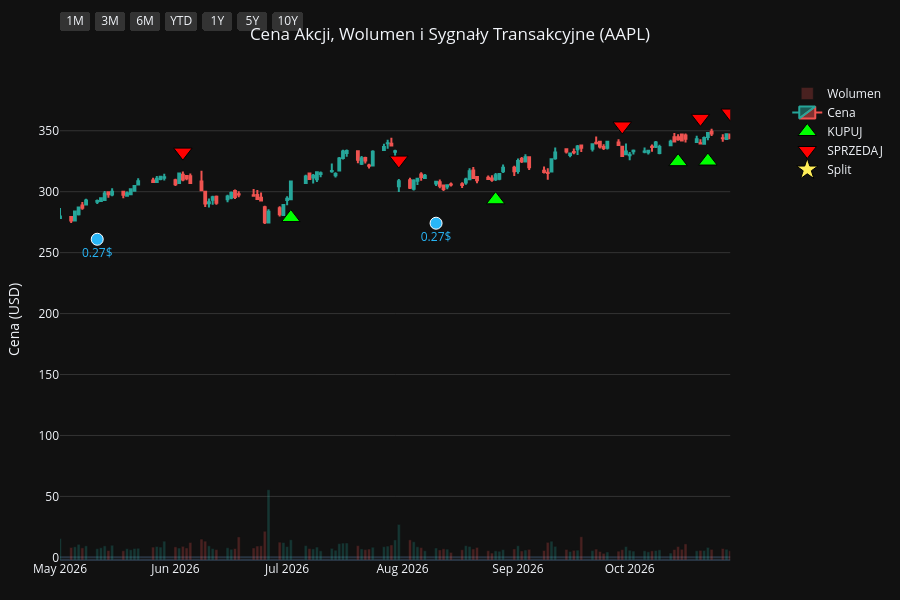
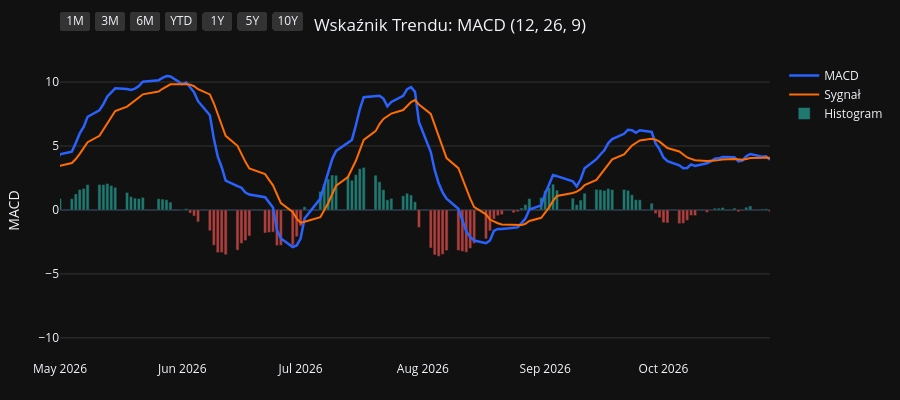
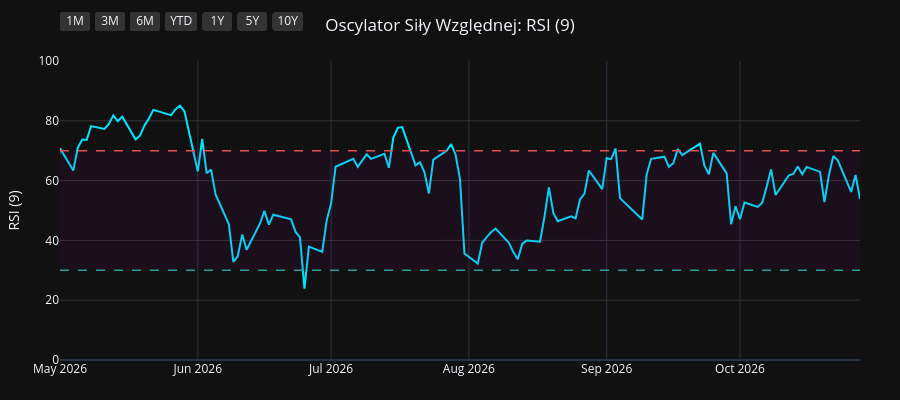
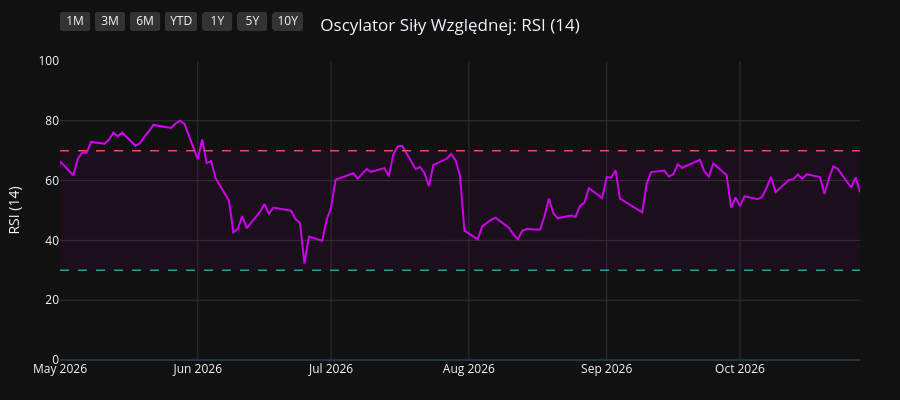

The notebook cell these images were saved under, in order:
### Code cell
import os
import yfinance as yf
import pandas as pd
import pandas_ta as ta
import plotly.graph_objects as go
from plotly.subplots import make_subplots

# 1. Pobranie i przygotowanie danych
symbol = os.environ.get("STOCK_TICKER", "").strip().upper()
if not symbol:
    raise RuntimeError("Set STOCK_TICKER before running price_extractor.ipynb")
df = yf.Ticker(symbol).history(period="10y")
df.index = df.index.tz_localize(None)

# Wskaźniki i sygnały
df.ta.macd(fast=12, slow=26, signal=9, append=True)
df.ta.rsi(length=9, append=True)
df.ta.rsi(length=14, append=True)
df.ta.rsi(length=21, append=True)
df.dropna(inplace=True)

macd = df['MACD_12_26_9']
signal = df['MACDs_12_26_9']
wczorajszy_macd = macd.shift(1)
wczorajszy_signal = signal.shift(1)

df['Decyzja'] = 'BRAK'
df.loc[(macd > signal) & (wczorajszy_macd <= wczorajszy_signal), 'Decyzja'] = 'KUPUJ'
df.loc[(macd < signal) & (wczorajszy_macd >= wczorajszy_signal), 'Decyzja'] = 'SPRZEDAJ'

df_kupuj = df[df['Decyzja'] == 'KUPUJ']
df_sprzedaj = df[df['Decyzja'] == 'SPRZEDAJ']
df_dywidendy = df[df['Dividends'] > 0]
df_splity = df[df['Stock Splits'] > 0]

# Wspólna konfiguracja osi X
konfiguracja_osi_x = dict(
    type="date",
    showspikes=True, spikemode="across", spikesnap="cursor", spikedash="dot", spikecolor="#ffffff", spikethickness=1, hoverformat="%Y-%m-%d",
    rangeselector=dict(
        buttons=list([
            dict(count=1, label="1M", step="month", stepmode="backward"),
            dict(count=3, label="3M", step="month", stepmode="backward"),
            dict(count=6, label="6M", step="month", stepmode="backward"),
            dict(count=1, label="YTD", step="year", stepmode="todate"),
            dict(count=1, label="1Y", step="year", stepmode="backward"),
            dict(count=5, label="5Y", step="year", stepmode="backward"),
            dict(step="all", label="10Y")
        ]),
        bgcolor="#333333", activecolor="#2962ff", x=0, y=1.1
    )
)

# ==========================================
# WYKRES 1: CENA + WOLUMEN + SYGNAŁY
# ==========================================
fig1 = make_subplots(specs=[[{"secondary_y": True}]])

kolory_wolumenu = ['#26a69a' if row['Close'] >= row['Open'] else '#ef5350' for index, row in df.iterrows()]
fig1.add_trace(go.Bar(x=df.index, y=df['Volume'], marker_color=kolory_wolumenu, opacity=0.25, name='Wolumen'), secondary_y=True)
fig1.add_trace(go.Candlestick(x=df.index, open=df['Open'], high=df['High'], low=df['Low'], close=df['Close'], name='Cena', increasing_line_color='#26a69a', decreasing_line_color='#ef5350'), secondary_y=False)
fig1.add_trace(go.Scatter(x=df_kupuj.index, y=df_kupuj['Low'] * 0.95, customdata=df_kupuj[['Low', 'High']], mode='markers', marker=dict(symbol='triangle-up', size=16, color='#00ff00', line=dict(width=1, color='black')), name='KUPUJ', hovertemplate='KUPUJ<br>Najniższa: %{customdata[0]:.2f}<br>Najwyższa: %{customdata[1]:.2f}<extra></extra>'), secondary_y=False)
fig1.add_trace(go.Scatter(x=df_sprzedaj.index, y=df_sprzedaj['High'] * 1.05, customdata=df_sprzedaj[['Low', 'High']], mode='markers', marker=dict(symbol='triangle-down', size=16, color='#ff0000', line=dict(width=1, color='black')), name='SPRZEDAJ', hovertemplate='SPRZEDAJ<br>Najniższa: %{customdata[0]:.2f}<br>Najwyższa: %{customdata[1]:.2f}<extra></extra>'), secondary_y=False)

if not df_dywidendy.empty:
    fig1.add_trace(go.Scatter(x=df_dywidendy.index, y=df_dywidendy['Low'] * 0.90, mode='markers+text', marker=dict(symbol='circle', size=12, color='#29b6f6', line=dict(width=1, color='white')), text=df_dywidendy['Dividends'].apply(lambda x: f"{x}$"), textposition="bottom center", name='Dywidenda', showlegend=False, hovertemplate='Dywidenda: %{text}<extra></extra>', textfont=dict(color="#29b6f6")), secondary_y=False)
if not df_splity.empty:
                    fig1.add_trace(go.Scatter(x=df_splity.index, y=df_splity['High'], mode='markers+text', marker=dict(symbol='star', size=16, color='#ffee58', line=dict(width=1, color='black')), text=df_splity['Stock Splits'].apply(lambda x: f"{x:g}:1" if x >= 1 else f"1:{1 / x:g}"), textposition="top center", name='Split', hovertemplate='%{text}<extra></extra>', textfont=dict(color="#ffee58")), secondary_y=False)

fig1.update_layout(title=dict(text=f"Cena Akcji, Wolumen i Sygnały Transakcyjne ({symbol})", x=0.5, xanchor='center'), dragmode='pan', xaxis_rangeslider_visible=False, template='plotly_dark', height=600, hovermode='x unified', margin=dict(l=60, r=40, t=60, b=40))
fig1.update_xaxes(**konfiguracja_osi_x)
fig1.update_xaxes(range=[df.index.max() - pd.Timedelta(days=180), df.index.max()])
fig1.update_yaxes(title_text="Cena (USD)", secondary_y=False, gridcolor='#333333')
fig1.update_yaxes(range=[0, df['Volume'].max() * 4], showgrid=False, showticklabels=False, secondary_y=True)
fig1.show(config={'scrollZoom': True})

# ==========================================
# WYKRES 2: WSKAŹNIK MACD
# ==========================================
fig2 = go.Figure()
fig2.add_trace(go.Scatter(x=df.index, y=df['MACD_12_26_9'], line=dict(color='#2962ff', width=2.5), name='MACD'))
fig2.add_trace(go.Scatter(x=df.index, y=df['MACDs_12_26_9'], line=dict(color='#ff6d00', width=2), name='Sygnał'))
kolory_macd = ['#26a69a' if val >= 0 else '#ef5350' for val in df['MACDh_12_26_9']]
fig2.add_trace(go.Bar(x=df.index, y=df['MACDh_12_26_9'], marker_color=kolory_macd, name='Histogram', opacity=0.7))
fig2.update_layout(title=dict(text="Wskaźnik Trendu: MACD (12, 26, 9)", x=0.5, xanchor='center'), dragmode='pan', xaxis_rangeslider_visible=False, template='plotly_dark', height=400, hovermode='x unified', margin=dict(l=60, r=40, t=60, b=40))
fig2.update_xaxes(**konfiguracja_osi_x)
fig2.update_xaxes(range=[df.index.max() - pd.Timedelta(days=180), df.index.max()])
fig2.update_yaxes(title_text="MACD", gridcolor='#333333')
fig2.show(config={'scrollZoom': True})

# ==========================================
# WYKRES 3: OSCYLATOR RSI (9)
# ==========================================
fig3 = go.Figure()
fig3.add_trace(go.Scatter(x=df.index, y=df['RSI_9'], line=dict(color='#00e5ff', width=2), name='RSI (9)'))
fig3.add_hline(y=70, line_dash="dash", line_color="#ef5350", line_width=1.5)
fig3.add_hline(y=30, line_dash="dash", line_color="#26a69a", line_width=1.5)
fig3.add_hrect(y0=30, y1=70, line_width=0, fillcolor="purple", opacity=0.1)
fig3.update_layout(title=dict(text="Oscylator Siły Względnej: RSI (9)", x=0.5, xanchor='center'), dragmode='pan', xaxis_rangeslider_visible=False, template='plotly_dark', height=400, hovermode='x unified', margin=dict(l=60, r=40, t=60, b=40))
fig3.update_xaxes(**konfiguracja_osi_x)
fig3.update_xaxes(range=[df.index.max() - pd.Timedelta(days=180), df.index.max()])
fig3.update_yaxes(title_text="RSI (9)", range=[0, 100], gridcolor='#333333')
fig3.show(config={'scrollZoom': True})

# ==========================================
# WYKRES 4: OSCYLATOR RSI (14)
# ==========================================
fig4 = go.Figure()
fig4.add_trace(go.Scatter(x=df.index, y=df['RSI_14'], line=dict(color='#d500f9', width=2), name='RSI (14)'))
fig4.add_hline(y=70, line_dash="dash", line_color="#ef5350", line_width=1.5)
fig4.add_hline(y=30, line_dash="dash", line_color="#26a69a", line_width=1.5)
fig4.add_hrect(y0=30, y1=70, line_width=0, fillcolor="purple", opacity=0.1)
fig4.update_layout(title=dict(text="Oscylator Siły Względnej: RSI (14)", x=0.5, xanchor='center'), dragmode='pan', xaxis_rangeslider_visible=False, template='plotly_dark', height=400, hovermode='x unified', margin=dict(l=60, r=40, t=60, b=40))
fig4.update_xaxes(**konfiguracja_osi_x)
fig4.update_xaxes(range=[df.index.max() - pd.Timedelta(days=180), df.index.max()])
fig4.update_yaxes(title_text="RSI (14)", range=[0, 100], gridcolor='#333333')
fig4.show(config={'scrollZoom': True})

# ==========================================
# WYKRES 5: OSCYLATOR RSI (21)
# ==========================================
fig5 = go.Figure()
fig5.add_trace(go.Scatter(x=df.index, y=df['RSI_21'], line=dict(color='#64dd17', width=2), name='RSI (21)'))
fig5.add_hline(y=70, line_dash="dash", line_color="#ef5350", line_width=1.5)
fig5.add_hline(y=30, line_dash="dash", line_color="#26a69a", line_width=1.5)
fig5.add_hrect(y0=30, y1=70, line_width=0, fillcolor="purple", opacity=0.1)
fig5.update_layout(title=dict(text="Oscylator Siły Względnej: RSI (21)", x=0.5, xanchor='center'), dragmode='pan', xaxis_rangeslider_visible=False, template='plotly_dark', height=400, hovermode='x unified', margin=dict(l=60, r=40, t=60, b=40))
fig5.update_xaxes(**konfiguracja_osi_x)
fig5.update_xaxes(range=[df.index.max() - pd.Timedelta(days=180), df.index.max()])
fig5.update_yaxes(title_text="RSI (21)", range=[0, 100], gridcolor='#333333')
fig5.show(config={'scrollZoom': True})

### Figure 1 — Plotly figure (JSON) as saved in the notebook; plotly's stock layout.template omitted (floating-point values rounded to 4 significant figures; data arrays with more than 128 entries replaced by an {"elided": "..."} marker saying what was removed)
{"data": [{"marker": {"color": {"elided": "2479 str values"}}, "name": "Wolumen", "opacity": 0.25, "type": "bar", "x": {"elided": "2479 str values"}, "xaxis": "x", "y": {"elided": "2479 int values"}, "yaxis": "y2"}, {"close": {"elided": "2479 float values"}, "decreasing": {"line": {"color": "#ef5350"}}, "high": {"elided": "2479 float values"}, "increasing": {"line": {"color": "#26a69a"}}, "low": {"elided": "2479 float values"}, "name": "Cena", "open": {"elided": "2479 float values"}, "type": "candlestick", "x": {"elided": "2479 str values"}, "xaxis": "x", "yaxis": "y"}, {"customdata": {"elided": "91x2 float values"}, "hovertemplate": "KUPUJ<br>Najniższa: %{customdata[0]:.2f}<br>Najwyższa: %{customdata[1]:.2f}<extra></extra>", "marker": {"color": "#00ff00", "line": {"color": "black", "width": 1}, "size": 16, "symbol": "triangle-up"}, "mode": "markers", "name": "KUPUJ", "type": "scatter", "x": ["2017-01-09T00:00:00", "2017-01-25T00:00:00", "2017-02-01T00:00:00", "2017-05-01T00:00:00", "2017-07-10T00:00:00", "2017-08-29T00:00:00", "2017-10-06T00:00:00", "2017-12-18T00:00:00", "2018-01-08T00:00:00", "2018-02-14T00:00:00", "2018-04-10T00:00:00", "2018-05-02T00:00:00", "2018-06-06T00:00:00", "2018-07-09T00:00:00", "2018-08-01T00:00:00", "2018-10-02T00:00:00", "2018-12-03T00:00:00", "2018-12-12T00:00:00", "2018-12-28T00:00:00", "2019-03-12T00:00:00", "2019-04-02T00:00:00", "2019-04-18T00:00:00", "2019-06-06T00:00:00", "2019-07-23T00:00:00", "2019-08-19T00:00:00", "2019-09-05T00:00:00", "2019-10-07T00:00:00", "2019-12-16T00:00:00", "2020-03-27T00:00:00", "2020-06-08T00:00:00", "2020-07-08T00:00:00", "2020-07-20T00:00:00", "2020-07-31T00:00:00", "2020-10-01T00:00:00", "2020-11-06T00:00:00", "2020-12-01T00:00:00", "2021-01-22T00:00:00", "2021-03-15T00:00:00", "2021-06-07T00:00:00", "2021-08-17T00:00:00", "2021-08-31T00:00:00", "2021-10-14T00:00:00", "2021-11-17T00:00:00", "2022-02-01T00:00:00", "2022-03-18T00:00:00", "2022-05-27T00:00:00", "2022-06-23T00:00:00", "2022-10-17T00:00:00", "2022-11-11T00:00:00", "2023-01-09T00:00:00", "2023-03-16T00:00:00", "2023-04-19T00:00:00", "2023-05-01T00:00:00", "2023-05-05T00:00:00", "2023-05-18T00:00:00", "2023-05-31T00:00:00", "2023-06-27T00:00:00", "2023-08-25T00:00:00", "2023-10-04T00:00:00", "2023-11-02T00:00:00", "2023-12-08T00:00:00", "2023-12-13T00:00:00", "2024-01-19T00:00:00", "2024-03-18T00:00:00", "2024-04-25T00:00:00", "2024-06-05T00:00:00", "2024-06-07T00:00:00", "2024-06-11T00:00:00", "2024-07-02T00:00:00", "2024-08-14T00:00:00", "2024-09-20T00:00:00", "2024-10-10T00:00:00", "2024-11-19T00:00:00", "2025-01-29T00:00:00", "2025-03-25T00:00:00", "2025-04-15T00:00:00", "2025-05-12T00:00:00", "2025-06-06T00:00:00", "2025-06-23T00:00:00", "2025-08-07T00:00:00", "2025-09-03T00:00:00", "2025-09-19T00:00:00", "2025-10-23T00:00:00", "2025-11-28T00:00:00", "2026-01-28T00:00:00", "2026-02-24T00:00:00", "2026-03-31T00:00:00", "2026-07-02T00:00:00", "2026-08-26T00:00:00", "2026-10-14T00:00:00", "2026-10-22T00:00:00"], "xaxis": "x", "y": [25.75, 26.27, 27.73, 31.79, 31.57, 35.37, 34.17, 38.8, 38.59, 36.29, 38.21, 38.72, 42.92, 42.34, 44.13, 50.86, 40.81, 38.06, 34.81, 40.57, 43.21, 45.81, 41.36, 47.06, 47.87, 48.21, 51.47, 63.32, 56.61, 75.2, 86.47, 88.28, 92.66, 106.6, 107.1, 110.7, 124.5, 111.2, 115.5, 138.1, 140.2, 131.1, 140.1, 159.9, 148.4, 135.2, 126.2, 130.7, 134.7, 121.2, 141.7, 154.7, 157.6, 159.6, 161.5, 165.5, 173.8, 164.8, 160.3, 164.5, 181.8, 182.9, 177.2, 163.1, 158.0, 183.4, 182.7, 182.2, 202.4, 207.0, 214.4, 214.0, 213.8, 220.7, 207.8, 188.6, 195.5, 191.0, 188.1, 204.8, 221.8, 227.4, 244.2, 261.5, 241.1, 253.9, 234.3, 278.8, 293.4, 324.6, 325.2], "yaxis": "y"}, {"customdata": {"elided": "92x2 float values"}, "hovertemplate": "SPRZEDAJ<br>Najniższa: %{customdata[0]:.2f}<br>Najwyższa: %{customdata[1]:.2f}<extra></extra>", "marker": {"color": "#ff0000", "line": {"color": "black", "width": 1}, "size": 16, "symbol": "triangle-down"}, "mode": "markers", "name": "SPRZEDAJ", "type": "scatter", "x": ["2016-12-30T00:00:00", "2017-01-23T00:00:00", "2017-01-31T00:00:00", "2017-02-27T00:00:00", "2017-05-22T00:00:00", "2017-08-21T00:00:00", "2017-09-06T00:00:00", "2017-11-16T00:00:00", "2017-12-26T00:00:00", "2018-01-24T00:00:00", "2018-03-19T00:00:00", "2018-04-20T00:00:00", "2018-05-25T00:00:00", "2018-06-08T00:00:00", "2018-07-30T00:00:00", "2018-09-07T00:00:00", "2018-10-08T00:00:00", "2018-12-10T00:00:00", "2018-12-20T00:00:00", "2019-03-06T00:00:00", "2019-03-28T00:00:00", "2019-04-15T00:00:00", "2019-04-26T00:00:00", "2019-07-17T00:00:00", "2019-08-02T00:00:00", "2019-08-27T00:00:00", "2019-09-24T00:00:00", "2019-11-20T00:00:00", "2020-01-24T00:00:00", "2020-05-27T00:00:00", "2020-06-29T00:00:00", "2020-07-17T00:00:00", "2020-07-21T00:00:00", "2020-09-03T00:00:00", "2020-10-21T00:00:00", "2020-11-23T00:00:00", "2021-01-05T00:00:00", "2021-02-01T00:00:00", "2021-04-29T00:00:00", "2021-07-21T00:00:00", "2021-08-18T00:00:00", "2021-09-10T00:00:00", "2021-11-10T00:00:00", "2021-12-17T00:00:00", "2022-02-17T00:00:00", "2022-04-08T00:00:00", "2022-06-13T00:00:00", "2022-08-22T00:00:00", "2022-11-04T00:00:00", "2022-11-29T00:00:00", "2023-02-21T00:00:00", "2023-04-11T00:00:00", "2023-04-20T00:00:00", "2023-05-02T00:00:00", "2023-05-16T00:00:00", "2023-05-22T00:00:00", "2023-06-26T00:00:00", "2023-07-10T00:00:00", "2023-09-11T00:00:00", "2023-10-20T00:00:00", "2023-11-30T00:00:00", "2023-12-11T00:00:00", "2023-12-19T00:00:00", "2024-01-31T00:00:00", "2024-04-19T00:00:00", "2024-05-29T00:00:00", "2024-06-06T00:00:00", "2024-06-10T00:00:00", "2024-06-25T00:00:00", "2024-07-18T00:00:00", "2024-09-04T00:00:00", "2024-10-07T00:00:00", "2024-10-25T00:00:00", "2024-12-30T00:00:00", "2025-03-03T00:00:00", "2025-04-03T00:00:00", "2025-05-08T00:00:00", "2025-05-22T00:00:00", "2025-06-11T00:00:00", "2025-07-29T00:00:00", "2025-08-25T00:00:00", "2025-09-10T00:00:00", "2025-10-07T00:00:00", "2025-11-07T00:00:00", "2025-12-08T00:00:00", "2026-02-13T00:00:00", "2026-03-02T00:00:00", "2026-06-03T00:00:00", "2026-07-31T00:00:00", "2026-09-29T00:00:00", "2026-10-20T00:00:00", "2026-10-28T00:00:00"], "xaxis": "x", "y": [28.29, 29.16, 29.3, 33.32, 37.62, 38.58, 39.83, 42.15, 42.05, 43.48, 43.7, 42.16, 46.88, 47.46, 47.51, 55.9, 55.76, 42.34, 40.35, 43.87, 47.39, 49.96, 51.25, 51.47, 51.8, 52.53, 56.05, 67.23, 81.69, 80.93, 91.97, 98.68, 100.8, 131.1, 120.8, 119.9, 134.3, 138.0, 139.9, 149.4, 154.4, 159.2, 154.0, 177.9, 176.5, 176.4, 139.0, 174.9, 147.2, 149.4, 156.3, 167.7, 173.4, 176.0, 179.1, 180.8, 194.6, 196.6, 186.8, 181.7, 197.4, 200.7, 204.3, 194.1, 172.8, 200.0, 204.4, 205.2, 219.9, 239.7, 230.9, 235.0, 242.8, 264.3, 254.7, 216.5, 208.8, 211.9, 213.7, 224.5, 239.9, 243.1, 269.3, 284.9, 292.9, 274.9, 279.4, 332.5, 325.9, 353.9, 360.2, 364.5], "yaxis": "y"}, {"hovertemplate": "Dywidenda: %{text}<extra></extra>", "marker": {"color": "#29b6f6", "line": {"color": "white", "width": 1}, "size": 12, "symbol": "circle"}, "mode": "markers+text", "name": "Dywidenda", "showlegend": false, "text": ["0.1425$", "0.1575$", "0.1575$", "0.1575$", "0.1575$", "0.1825$", "0.1825$", "0.1825$", "0.1825$", "0.1925$", "0.1925$", "0.1925$", "0.1925$", "0.205$", "0.205$", "0.205$", "0.205$", "0.22$", "0.22$", "0.22$", "0.22$", "0.23$", "0.23$", "0.23$", "0.23$", "0.24$", "0.24$", "0.24$", "0.24$", "0.25$", "0.25$", "0.25$", "0.25$", "0.26$", "0.26$", "0.26$", "0.26$", "0.27$", "0.27$"], "textfont": {"color": "#29b6f6"}, "textposition": "bottom center", "type": "scatter", "x": ["2017-02-09T00:00:00", "2017-05-11T00:00:00", "2017-08-10T00:00:00", "2017-11-10T00:00:00", "2018-02-09T00:00:00", "2018-05-11T00:00:00", "2018-08-10T00:00:00", "2018-11-08T00:00:00", "2019-02-08T00:00:00", "2019-05-10T00:00:00", "2019-08-09T00:00:00", "2019-11-07T00:00:00", "2020-02-07T00:00:00", "2020-05-08T00:00:00", "2020-08-07T00:00:00", "2020-11-06T00:00:00", "2021-02-05T00:00:00", "2021-05-07T00:00:00", "2021-08-06T00:00:00", "2021-11-05T00:00:00", "2022-02-04T00:00:00", "2022-05-06T00:00:00", "2022-08-05T00:00:00", "2022-11-04T00:00:00", "2023-02-10T00:00:00", "2023-05-12T00:00:00", "2023-08-11T00:00:00", "2023-11-10T00:00:00", "2024-02-09T00:00:00", "2024-05-10T00:00:00", "2024-08-12T00:00:00", "2024-11-08T00:00:00", "2025-02-10T00:00:00", "2025-05-12T00:00:00", "2025-08-11T00:00:00", "2025-11-10T00:00:00", "2026-02-09T00:00:00", "2026-05-11T00:00:00", "2026-08-10T00:00:00"], "xaxis": "x", "y": [27.24, 31.78, 32.39, 36.63, 31.71, 39.72, 43.94, 44.11, 36.09, 41.46, 43.03, 55.9, 69.03, 66.23, 96.2, 101.5, 118.9, 113.5, 127.8, 131.9, 150.2, 135.9, 143.9, 118.8, 132.1, 151.6, 156.8, 163.2, 167.4, 162.4, 192.4, 202.3, 203.2, 185.2, 201.5, 240.1, 244.1, 261.0, 274.1], "yaxis": "y"}, {"hovertemplate": "%{text}<extra></extra>", "marker": {"color": "#ffee58", "line": {"color": "black", "width": 1}, "size": 16, "symbol": "star"}, "mode": "markers+text", "name": "Split", "text": ["4:1"], "textfont": {"color": "#ffee58"}, "textposition": "top center", "type": "scatter", "x": ["2020-08-31T00:00:00"], "xaxis": "x", "y": [127.0], "yaxis": "y"}], "layout": {"dragmode": "pan", "height": 600, "hovermode": "x unified", "margin": {"b": 40, "l": 60, "r": 40, "t": 60}, "title": {"text": "Cena Akcji, Wolumen i Sygnały Transakcyjne (AAPL)", "x": 0.5, "xanchor": "center"}, "xaxis": {"anchor": "y", "domain": [0.0, 0.94], "hoverformat": "%Y-%m-%d", "range": ["2026-05-01T00:00:00", "2026-10-28T00:00:00"], "rangeselector": {"activecolor": "#2962ff", "bgcolor": "#333333", "buttons": [{"count": 1, "label": "1M", "step": "month", "stepmode": "backward"}, {"count": 3, "label": "3M", "step": "month", "stepmode": "backward"}, {"count": 6, "label": "6M", "step": "month", "stepmode": "backward"}, {"count": 1, "label": "YTD", "step": "year", "stepmode": "todate"}, {"count": 1, "label": "1Y", "step": "year", "stepmode": "backward"}, {"count": 5, "label": "5Y", "step": "year", "stepmode": "backward"}, {"label": "10Y", "step": "all"}], "x": 0, "y": 1.1}, "rangeslider": {"visible": false}, "showspikes": true, "spikecolor": "#ffffff", "spikedash": "dot", "spikemode": "across", "spikesnap": "cursor", "spikethickness": 1, "type": "date"}, "yaxis": {"anchor": "x", "domain": [0.0, 1.0], "gridcolor": "#333333", "title": {"text": "Cena (USD)"}}, "yaxis2": {"anchor": "x", "overlaying": "y", "range": [0, 1791760000], "showgrid": false, "showticklabels": false, "side": "right"}}}

### Figure 2 — Plotly figure (JSON) as saved in the notebook; plotly's stock layout.template omitted (floating-point values rounded to 4 significant figures; data arrays with more than 128 entries replaced by an {"elided": "..."} marker saying what was removed)
{"data": [{"line": {"color": "#2962ff", "width": 2.5}, "name": "MACD", "type": "scatter", "x": {"elided": "2479 str values"}, "y": {"elided": "2479 float values"}}, {"line": {"color": "#ff6d00", "width": 2}, "name": "Sygnał", "type": "scatter", "x": {"elided": "2479 str values"}, "y": {"elided": "2479 float values"}}, {"marker": {"color": {"elided": "2479 str values"}}, "name": "Histogram", "opacity": 0.7, "type": "bar", "x": {"elided": "2479 str values"}, "y": {"elided": "2479 float values"}}], "layout": {"dragmode": "pan", "height": 400, "hovermode": "x unified", "margin": {"b": 40, "l": 60, "r": 40, "t": 60}, "title": {"text": "Wskaźnik Trendu: MACD (12, 26, 9)", "x": 0.5, "xanchor": "center"}, "xaxis": {"hoverformat": "%Y-%m-%d", "range": ["2026-05-01T00:00:00", "2026-10-28T00:00:00"], "rangeselector": {"activecolor": "#2962ff", "bgcolor": "#333333", "buttons": [{"count": 1, "label": "1M", "step": "month", "stepmode": "backward"}, {"count": 3, "label": "3M", "step": "month", "stepmode": "backward"}, {"count": 6, "label": "6M", "step": "month", "stepmode": "backward"}, {"count": 1, "label": "YTD", "step": "year", "stepmode": "todate"}, {"count": 1, "label": "1Y", "step": "year", "stepmode": "backward"}, {"count": 5, "label": "5Y", "step": "year", "stepmode": "backward"}, {"label": "10Y", "step": "all"}], "x": 0, "y": 1.1}, "rangeslider": {"visible": false}, "showspikes": true, "spikecolor": "#ffffff", "spikedash": "dot", "spikemode": "across", "spikesnap": "cursor", "spikethickness": 1, "type": "date"}, "yaxis": {"gridcolor": "#333333", "title": {"text": "MACD"}}}}

### Figure 3 — Plotly figure (JSON) as saved in the notebook; plotly's stock layout.template omitted (floating-point values rounded to 4 significant figures; data arrays with more than 128 entries replaced by an {"elided": "..."} marker saying what was removed)
{"data": [{"line": {"color": "#00e5ff", "width": 2}, "name": "RSI (9)", "type": "scatter", "x": {"elided": "2479 str values"}, "y": {"elided": "2479 float values"}}], "layout": {"dragmode": "pan", "height": 400, "hovermode": "x unified", "margin": {"b": 40, "l": 60, "r": 40, "t": 60}, "shapes": [{"line": {"color": "#ef5350", "dash": "dash", "width": 1.5}, "type": "line", "x0": 0, "x1": 1, "xref": "x domain", "y0": 70, "y1": 70, "yref": "y"}, {"line": {"color": "#26a69a", "dash": "dash", "width": 1.5}, "type": "line", "x0": 0, "x1": 1, "xref": "x domain", "y0": 30, "y1": 30, "yref": "y"}, {"fillcolor": "purple", "line": {"width": 0}, "opacity": 0.1, "type": "rect", "x0": 0, "x1": 1, "xref": "x domain", "y0": 30, "y1": 70, "yref": "y"}], "title": {"text": "Oscylator Siły Względnej: RSI (9)", "x": 0.5, "xanchor": "center"}, "xaxis": {"hoverformat": "%Y-%m-%d", "range": ["2026-05-01T00:00:00", "2026-10-28T00:00:00"], "rangeselector": {"activecolor": "#2962ff", "bgcolor": "#333333", "buttons": [{"count": 1, "label": "1M", "step": "month", "stepmode": "backward"}, {"count": 3, "label": "3M", "step": "month", "stepmode": "backward"}, {"count": 6, "label": "6M", "step": "month", "stepmode": "backward"}, {"count": 1, "label": "YTD", "step": "year", "stepmode": "todate"}, {"count": 1, "label": "1Y", "step": "year", "stepmode": "backward"}, {"count": 5, "label": "5Y", "step": "year", "stepmode": "backward"}, {"label": "10Y", "step": "all"}], "x": 0, "y": 1.1}, "rangeslider": {"visible": false}, "showspikes": true, "spikecolor": "#ffffff", "spikedash": "dot", "spikemode": "across", "spikesnap": "cursor", "spikethickness": 1, "type": "date"}, "yaxis": {"gridcolor": "#333333", "range": [0, 100], "title": {"text": "RSI (9)"}}}}

### Figure 4 — Plotly figure (JSON) as saved in the notebook; plotly's stock layout.template omitted (floating-point values rounded to 4 significant figures; data arrays with more than 128 entries replaced by an {"elided": "..."} marker saying what was removed)
{"data": [{"line": {"color": "#d500f9", "width": 2}, "name": "RSI (14)", "type": "scatter", "x": {"elided": "2479 str values"}, "y": {"elided": "2479 float values"}}], "layout": {"dragmode": "pan", "height": 400, "hovermode": "x unified", "margin": {"b": 40, "l": 60, "r": 40, "t": 60}, "shapes": [{"line": {"color": "#ef5350", "dash": "dash", "width": 1.5}, "type": "line", "x0": 0, "x1": 1, "xref": "x domain", "y0": 70, "y1": 70, "yref": "y"}, {"line": {"color": "#26a69a", "dash": "dash", "width": 1.5}, "type": "line", "x0": 0, "x1": 1, "xref": "x domain", "y0": 30, "y1": 30, "yref": "y"}, {"fillcolor": "purple", "line": {"width": 0}, "opacity": 0.1, "type": "rect", "x0": 0, "x1": 1, "xref": "x domain", "y0": 30, "y1": 70, "yref": "y"}], "title": {"text": "Oscylator Siły Względnej: RSI (14)", "x": 0.5, "xanchor": "center"}, "xaxis": {"hoverformat": "%Y-%m-%d", "range": ["2026-05-01T00:00:00", "2026-10-28T00:00:00"], "rangeselector": {"activecolor": "#2962ff", "bgcolor": "#333333", "buttons": [{"count": 1, "label": "1M", "step": "month", "stepmode": "backward"}, {"count": 3, "label": "3M", "step": "month", "stepmode": "backward"}, {"count": 6, "label": "6M", "step": "month", "stepmode": "backward"}, {"count": 1, "label": "YTD", "step": "year", "stepmode": "todate"}, {"count": 1, "label": "1Y", "step": "year", "stepmode": "backward"}, {"count": 5, "label": "5Y", "step": "year", "stepmode": "backward"}, {"label": "10Y", "step": "all"}], "x": 0, "y": 1.1}, "rangeslider": {"visible": false}, "showspikes": true, "spikecolor": "#ffffff", "spikedash": "dot", "spikemode": "across", "spikesnap": "cursor", "spikethickness": 1, "type": "date"}, "yaxis": {"gridcolor": "#333333", "range": [0, 100], "title": {"text": "RSI (14)"}}}}
